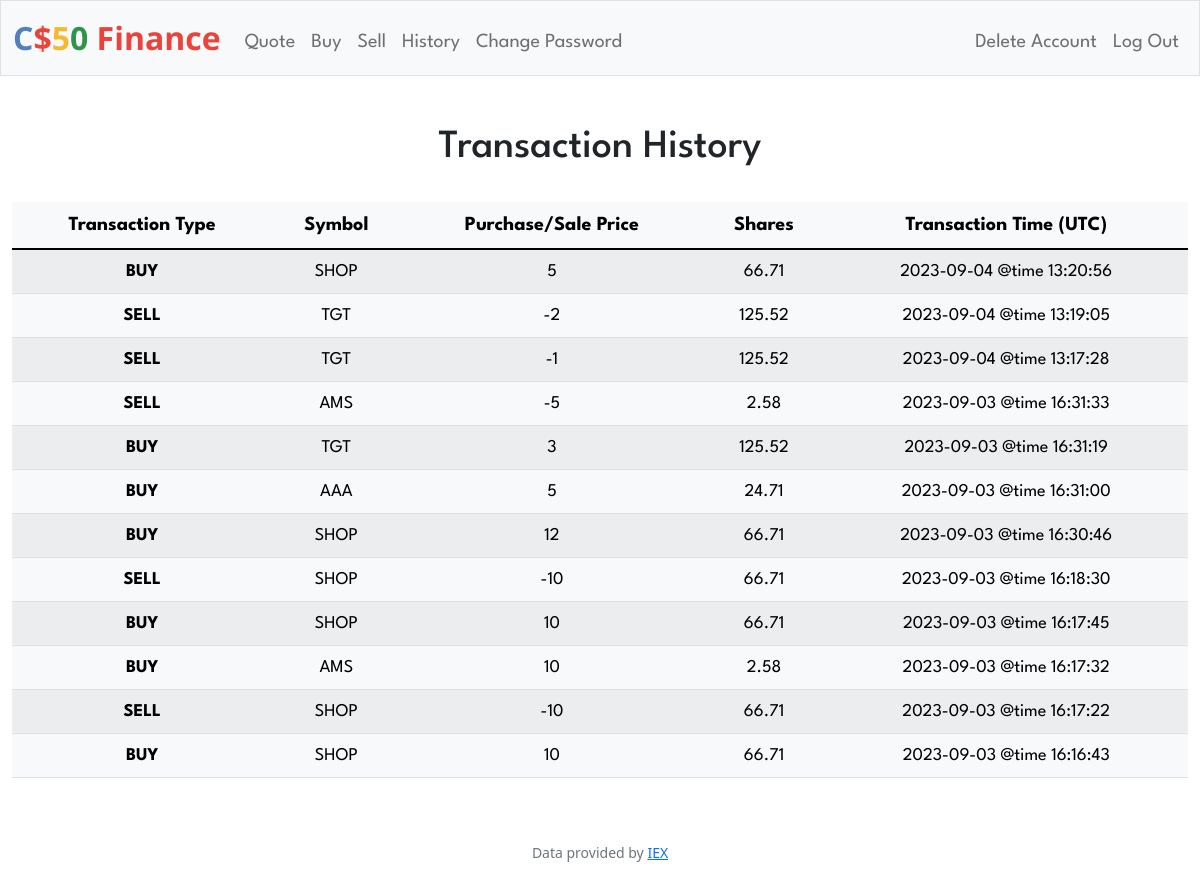
The app's page /history (signed in) with its own data.
### tables this page shows
CREATE TABLE stocks (id INTEGER, user_id NUMERIC NOT NULL, symbol TEXT NOT NULL,             shares NUMERIC NOT NULL, price NUMERIC NOT NULL, timestamp TEXT, PRIMARY KEY(id),             FOREIGN KEY(user_id) REFERENCES users(id));

### app.py (the view)
@app.route("/history")
@login_required
def history():
    user_id = session["user_id"]
    history = db.execute(
        "SELECT symbol, shares, price, timestamp FROM stocks WHERE user_id = ?", user_id
    )
    return render_template("history.html", history=history[::-1])

### app.py (called while the page is built)
@app.after_request
def after_request(response):
    response.headers["Cache-Control"] = "no-cache, no-store, must-revalidate"
    response.headers["Expires"] = 0
    response.headers["Pragma"] = "no-cache"
    return response

### helpers.py (called while the page is built)
def login_required(f):
    @wraps(f)
    def decorated_function(*args, **kwargs):
        if session.get("user_id") is None:
            return redirect("/login")
        return f(*args, **kwargs)
    return decorated_function

### templates/history.html (shortened to what this page needs)
{% extends "layout.html" %}
{% block main %}
    <h3 class="header">Transaction History</h3>
    <div>
        <table style='margin-top: 30px' class="table table-striped table-light">
            <thead>
                <tr class="table-head">
                    <th scope="col">Transaction Type</th>
                    <th scope="col">Symbol</th>
                    <th scope="col"> Purchase/Sale Price </th>
                    <th scope="col"> Shares </th>
                    <th scope="col"> Transaction Time (UTC) </th>
                </tr>
                <tbody>
                    {% for row in history %}
                        <tr>
                            <th scope="row" class="data-row-head">
                                {{ "BUY" if row["shares"] > 0 else "SELL"}}
                            </th>
                            <td class="data-row">{{ row["symbol"] }}</td>
                            <td class="data-row">{{ row["shares"] }}</td>
                            <td class="data-row">{{ row["price"] }}</td>
                            <td class="data-row">{{ row["timestamp"] }}</td>
                        </tr>
                    {% endfor %}
                </tbody>
            </thead>
        </table>
    </div>
{% endblock %}

### templates/layout.html (shortened to what this page needs)
<!DOCTYPE html>
<html lang="en">
    <head>
        <link href="https://cdn.jsdelivr.net/npm/bootstrap@5.1.3/dist/css/bootstrap.min.css" rel="stylesheet">
        <link href="/static/styles-light.css" rel="stylesheet">
    </head>
    <body>
        <nav class="bg-light border navbar navbar-expand-md navbar-light">
            <div class="container-fluid">
                <a class="navbar-brand" href="/"><span class="blue">C</span><span class="red">$</span><span class="yellow">5</span><span class="green">0</span> <span class="red">Finance</span></a>
                <div class="collapse navbar-collapse" id="navbar">
                    {% if session["user_id"] %}
                        <ul class="navbar-nav me-auto mt-2">
                            <li class="nav-item"><a class="nav-link" href="/quote">Quote</a></li>
                            <li class="nav-item"><a class="nav-link" href="/buy">Buy</a></li>
                            <li class="nav-item"><a class="nav-link" href="/sell">Sell</a></li>
                            <li class="nav-item"><a class="nav-link" href="/history">History</a></li>
                            <li class="nav-item"><a class="nav-link" href="/password">Change Password</a></li>
                        </ul>
                        <ul class="navbar-nav ms-auto mt-2">
                            <li class="nav-item"><a class="nav-link" href="/delete">Delete Account</a></li>
                            <li class="nav-item"><a class="nav-link" href="/logout">Log Out</a></li>
                        </ul>
                    {% else %}
                        <ul class="navbar-nav ms-auto mt-2">
                            <li class="nav-item"><a class="nav-link" href="/register">Register</a></li>
                            <li class="nav-item"><a class="nav-link" href="/login">Log In</a></li>
                        </ul>
                    {% endif %}
                </div>
            </div>
        </nav>
        <main class="container-fluid py-5 text-center">
            {% block main %}{% endblock %}
        </main>
        <footer class="mb-5 small text-center text-muted">
            Data provided by <a href="https://iexcloud.io/">IEX</a>
        </footer>
    </body>
</html>

### static/styles-light.css (style rules this page uses)
nav .navbar-brand { font-size: xx-large; font-family: 'Open Sans', sans-serif; font-weight: bold; }
nav .navbar-brand .blue { color: #537fbe; }
nav .navbar-brand .red { color: #ea433b; }
nav .navbar-brand .yellow { color: #f5b82e; }
nav .navbar-brand .green { color: #2e944b; }
.nav-link { font-family:'League Spartan', sans-serif; font-size: 20px; }
.table-head { font-family: 'League Spartan', sans-serif; font-weight: bold; font-size: 20px; }
.header { font-family: 'League Spartan', sans-serif; font-size: 40px; }
.data-row { font-family: 'League Spartan', sans-serif; font-size: 18px; }
.data-row-head { font-family: 'League Spartan', sans-serif; font-size: 18px; font-weight: bold; }

### records on screen
stocks: shares "BUY", symbol "SHOP", shares "5", price "66.71", timestamp "2023-09-04 @time 13:20:56"
stocks: shares "SELL", symbol "TGT", shares "-2", price "125.52", timestamp "2023-09-04 @time 13:19:05"
stocks: shares "SELL", symbol "TGT", shares "-1", price "125.52", timestamp "2023-09-04 @time 13:17:28"
stocks: shares "SELL", symbol "AMS", shares "-5", price "2.58", timestamp "2023-09-03 @time 16:31:33"
stocks: shares "BUY", symbol "TGT", shares "3", price "125.52", timestamp "2023-09-03 @time 16:31:19"
stocks: shares "BUY", symbol "AAA", shares "5", price "24.71", timestamp "2023-09-03 @time 16:31:00"
stocks: shares "BUY", symbol "SHOP", shares "12", price "66.71", timestamp "2023-09-03 @time 16:30:46"
stocks: shares "SELL", symbol "SHOP", shares "-10", price "66.71", timestamp "2023-09-03 @time 16:18:30"
stocks: shares "BUY", symbol "SHOP", shares "10", price "66.71", timestamp "2023-09-03 @time 16:17:45"
stocks: shares "BUY", symbol "AMS", shares "10", price "2.58", timestamp "2023-09-03 @time 16:17:32"
stocks: shares "SELL", symbol "SHOP", shares "-10", price "66.71", timestamp "2023-09-03 @time 16:17:22"
stocks: shares "BUY", symbol "SHOP", shares "10", price "66.71", timestamp "2023-09-03 @time 16:16:43"
